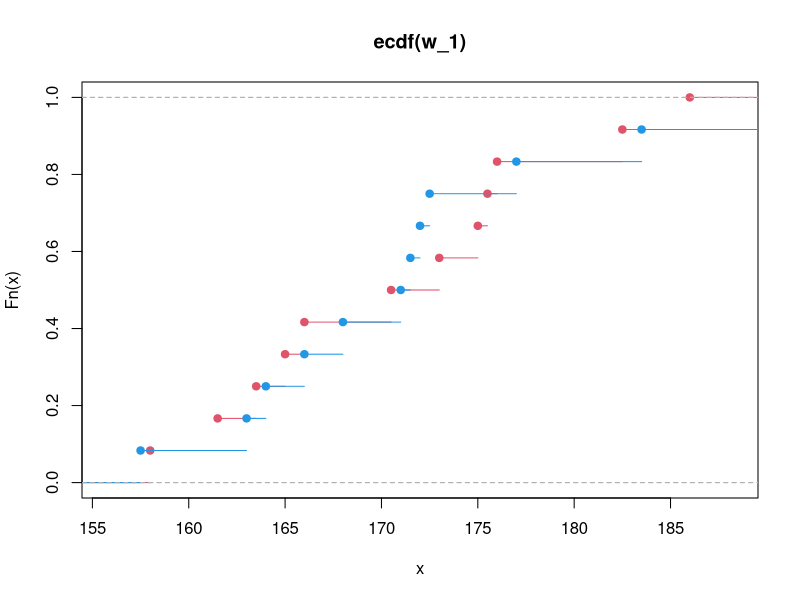
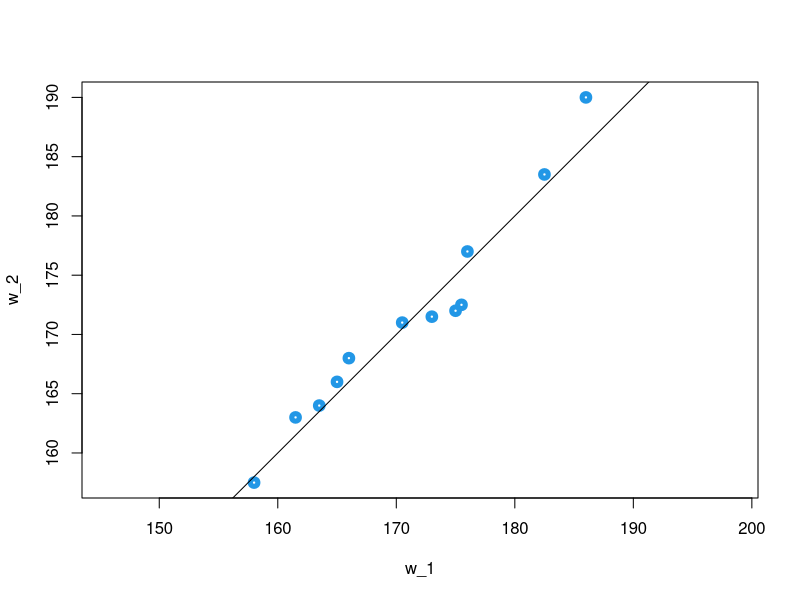

The R source for these figures, in order:
w_1 <- c(176, 182.5, 166, 175, 175.5, 161.5, 173, 165, 186, 170.5, 158, 163.5)
w_2 <- c(168, 172, 163, 171.5, 177, 190, 172.5, 164, 183.5, 171, 157.5, 166)

# H0: studenci mają taki sam rozkład wzrostu na 1 i 2 roku
test <- ks.test(w_1, w_2)
test
# p-val > 0.05 - potwierdza to hipotezę H0

# wykres emiprycznego rozkładu próbek
plot(ecdf(w_1), col = 2)
lines(ecdf(w_2), col = 4)

# porównanie próbek na wykresie qq
qqplot(w_1, w_2, lwd = 5, asp = 1, col = 4)
abline(0, 1)

# NOTE:
# test ks pozwala sprawdzić czy dwie próbki mają taki sam rozkład
